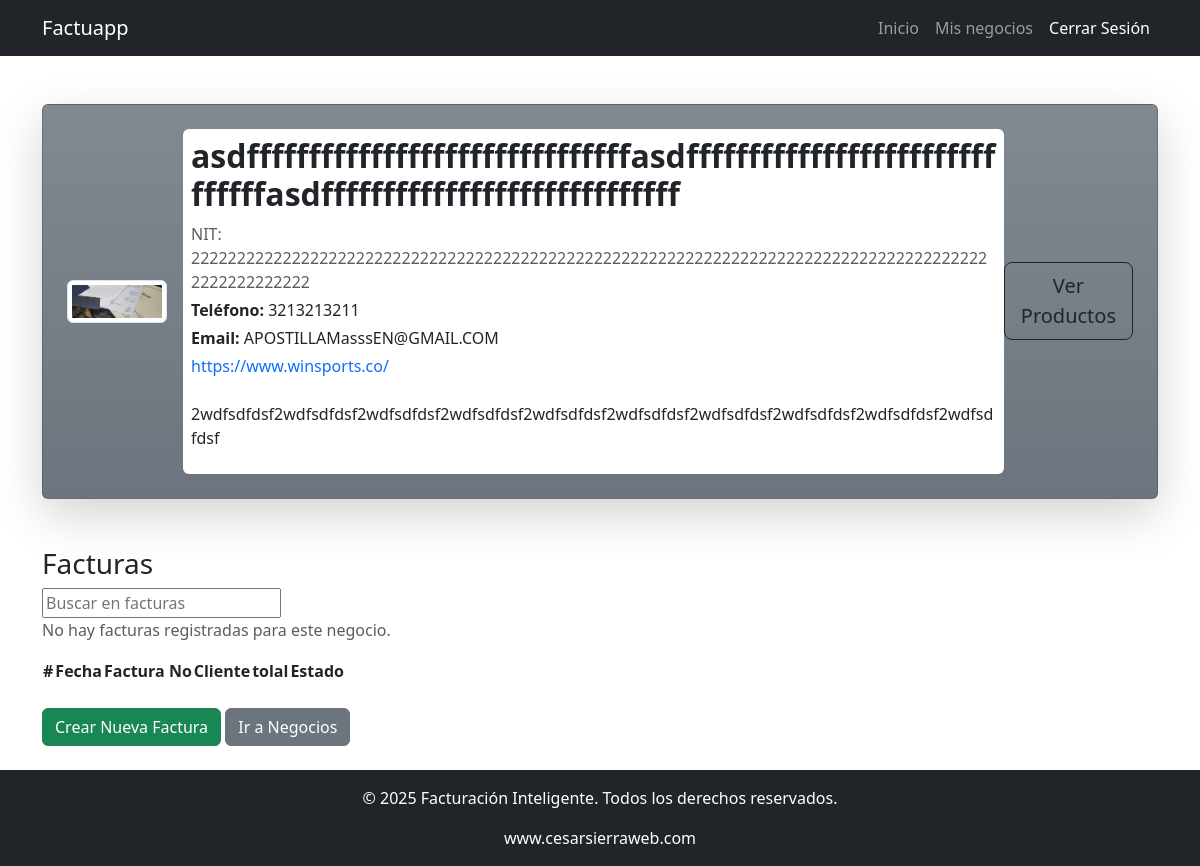
The app's page /facturapp/detalle_negocio/5/ (signed in) with its own data.
### apps/factura/models.py (models this page shows, shortened)
class Negocio(models.Model):
    razonSocial = models.CharField('Nombre', max_length=100, blank=False, null=False)
    nit = models.CharField('NIT', max_length=100, blank=False, null=False)
    logo = models.ImageField('Logo', upload_to='negocio_logo/', max_length=200, blank=True, null=True)
    descripcion = models.CharField('Descripción', max_length=100, blank=False, null=False)
    sitioweb = models.URLField('Sitio web', blank=True, null=True)
    telefono = models.CharField('Teléfono', max_length=100, blank=True, null=True)
    email = models.EmailField('Correo electrónico', max_length=30, unique=True)
    fechaCreacion = models.DateTimeField('Fecha de creación', auto_now_add=True)
    propietario = models.ForeignKey(Usuario, on_delete=models.CASCADE, blank=False, null=False)
    class Meta:
        verbose_name_plural = "Negocios"
        ordering = ['id']
        verbose_name = "Negocio"

### apps/factura/views.py (the view)
# urls.py: path('detalle_negocio/<int:negocio_id>/', DetailNegocio.as_view(), name='detalle_negocio'),
class DetailNegocio(LoginRequiredMixin, DetailView):
    model = Negocio
    template_name = 'detalle_negocio.html'
    pk_url_kwarg = 'negocio_id'
    def get_context_data(self, **kwargs):
        context = super().get_context_data(**kwargs)
        context['detalles'] = DetalleFactura.objects.filter(producto__negocio=self.object)
        return context

### apps/factura/templates/detalle_negocio.html (shortened to what this page needs)
{% extends 'index.html' %}
{% block index %}
<div class="container mt-5">
    <div class="card bg-secondary bg-gradient shadow-lg p-4">
        <div class="d-flex justify-content-between align-items-center">
            {% if negocio.logo %}
                <img src="{{ negocio.logo }}" alt="Logo del negocio" class="img-thumbnail me-3" width="100">
            {% endif %}
            <div class="card border-0 p-2" >
                <h2 class="fw-bold">{{ negocio.razonSocial }}</h2>
                <p class="text-muted mb-1">NIT: {{ negocio.nit }}</p>
                <p class="mb-1"><strong>Teléfono:</strong> {{ negocio.telefono }}</p>
                <p class="mb-1"><strong>Email:</strong> {{ negocio.email }}</p>
                {% if negocio.sitioweb %}
                    <p><a href="{{ negocio.sitioweb }}" target="_blank" class="text-decoration-none">{{ negocio.sitioweb }}</a></p>
                {% endif %}
                <p class="mt-2">{{ negocio.descripcion }}</p>
            </div>
            <div class="right">
                <a href="{% url 'factura:inicio_productos' negocio.id %}" class="btn btn-outline-dark bg-gradient btn-lg">Ver Productos</a>
            </div>
        </div>
    </div>
    <div class="mt-5">
        <div class="table-container">
            <h3>Facturas</h3>
            <div class="busqueda_exportar_respuestas">
                <input type="text" id="publicSearch" placeholder="Buscar en facturas">
            </div>
            <table id="publicTable">
                <thead>
                    <tr>
                        <th>#</th>
                        <th>Fecha</th>
                        <th>Factura No</th>
                        <th>Cliente</th>
                        <th>tolal</th>
                        <th>Estado</th>
                    </tr>
                </thead>
                <tbody>
                    {% for factura in facturas %}
                    <tr>
                        <td>{{ factura.fecha}}</td>
                        <td>{{ factura.numeroFactura}}</td>
                        <td>{{ factura.nombreCliente}}</td>
                        <td>{{ factura.total}}</td>
                        {% if factura.pagado %}
                        <td>Pago</td>
                        {% else %}
                        <td>Pendiente</td>
                        {% endif %}
                    </tr>
                    {% empty %}
                    <p class="text-muted">No hay facturas registradas para este negocio.</p>
                    {% endfor %}
                </tbody>
            </table>
        </div>
    </div>
    <div class="my-4">
        <a href="{% url 'factura:crear_factura' negocio.id %}" class="btn btn-success">Crear Nueva Factura</a>
        <a href="{% url 'factura:inicio_negocios' %}" class="btn btn-secondary">Ir a Negocios</a>
    </div>
</div>
{% endblock index %}

### static/css/style.css (style rules this page uses)
html, body { height: 100%; margin: 0; }

### records on screen
Negocio: logo (picture), razonSocial "asdfffffffffffffffffffffffffffffffasdfffffffffffffffffffffffffffffffasdfffffffffffffffffffffffffffff", nit "2222222222222222222222222222222222222222222222222222222222222222222222222222222222222222222222222222", telefono "3213213211", email "APOSTILLAMasssEN@GMAIL.COM", sitioweb "https://www.winsports.co/", descripcion "2wdfsdfdsf2wdfsdfdsf2wdfsdfdsf2wdfsdfdsf2wdfsdfdsf2wdfsdfdsf2wdfsdfdsf2wdfsdfdsf2wdfsdfdsf2wdfsdfdsf"
